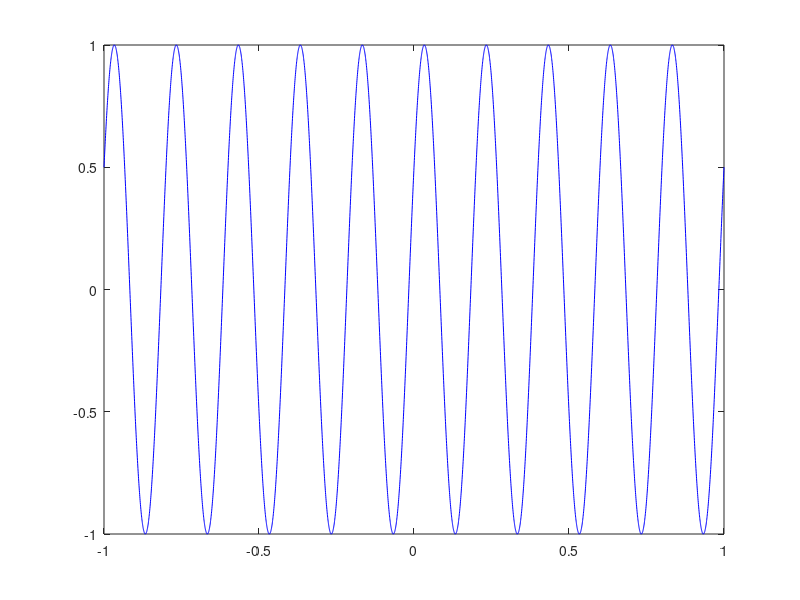

The MATLAB source for this figure:
Array1=[1 2 3 4 5 6]
Array2=[1 2 3; 4 5 6; 7 8 9]
Array3=[1; 2; 3; 4]
v=[1 3,sqrt(5)]
v2=[3 + 4 5]
v3=[3 4 5]
Array3=0:5
start=0;
step=0.25;
stop=4;
Array4=start:step:stop
sum4=sum(Array4)
sin (pi/4)
sin([0*pi/4*pi/23*pi/4*pi])
u=zeros(1, 10)
u(5)=1
stem(u)
t=-1:.0005:1;
xt=sin(2* pi* 5.*t +pi/6); 
plot(t,xt,'b-')
v
